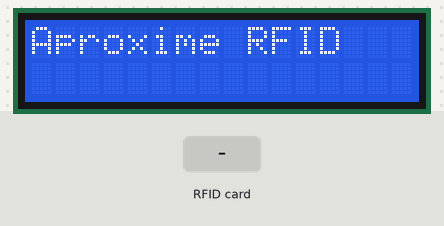
This sketch was run on a simulated Arduino Uno, built with avr-gcc and run on an emulated ATmega328P. Shown: 16×2 character LCD. Inputs (shaded band) come from the test bench. Random numbers use the default seed unless the sketch sets one; what the sketch prints to the serial monitor is not drawn.

Above: at 1.2 s.
1.3 s: RFID card 43 9A 20 00 held to the reader
At 2.2 s:
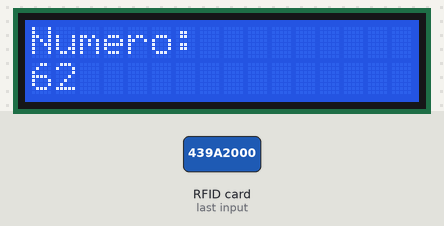
2.8 s: RFID card 5E 7A 19 C4 held to the reader
At 4.6 s:
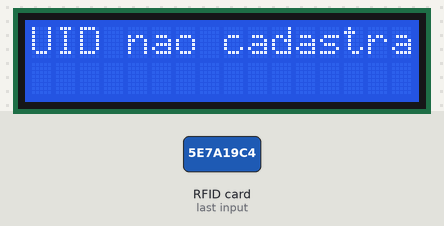
5.8 s: RFID card 4C 9D 1F 00 held to the reader
At 7.2 s:
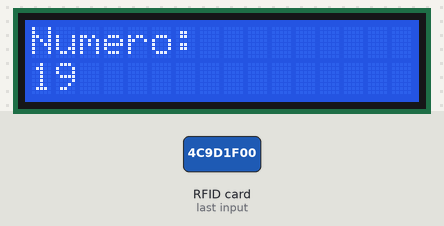
7.8 s: RFID card 66 B9 16 00 held to the reader
At 10.5 s:
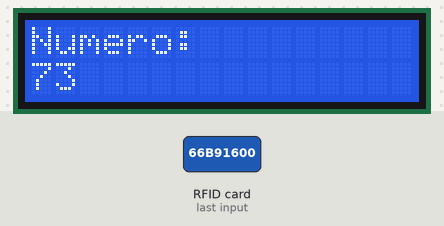
Timing chart, 0 to 12.0 s (numbered marks = the images above; inputs shaded):
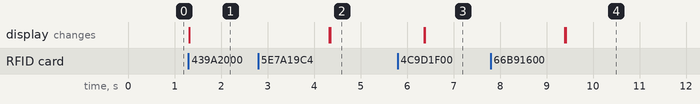

Measured:
- after the input at 1.3 s, the display: changes at once (image 1)

The sketch:

lerCartao.ino
```cpp
#include <Wire.h>
#include <LiquidCrystal_I2C.h>
#include <Adafruit_PN532.h>

// Inicialização do LCD
LiquidCrystal_I2C lcd(0x27, 16, 2);

// Inicialização do leitor PN532 via I2C
Adafruit_PN532 nfc(2, 3, &Wire);

// Listas de UIDs para cada cor (exemplo, substitua pelos reais)
String uidsCinza[] = {"439A2000", "4C9D1F00", "66B91600", "24352000", "F2531F00", "6BCF1400", "360C1200", "9CCF1400", "4DD7200", "13EB1F00", "BD411000", "2A691100", "B4311000", "EC292100", "553C2000", "2CAB0F00", "B6381000", "675F2200", "BCB51500"};
String uidsAmarelo[] = {"CB021000", "D3E5D427", "23661400", "61D51F00", "91E44100", "45E90F00", "BD1E1000", "BE4B2100", "23CDAE27", "5E081100"};
String uidsVermelho[] = {"55031000", "BD341000", "E1BD1500", "B7C00F00", "76041200", "92E42000", "73172000", "03101700", "479A1100", "43E3D2E3", "FC482000", "8C902100", "73202100", "117C2000", "D9502100", "5C621400", "5C621400", "CC1B2000", "913E2000", "F5A62100", "CE802000"};

// Função para verificar se UID está na lista
bool estaNaLista(String uid, String lista[], int tamanho) {
  for (int i = 0; i < tamanho; i++) {
    if (lista[i] == uid) {
      return true;
    }
  }
  return false;
}

void setup() {
  Serial.begin(9600);
  lcd.init();
  lcd.backlight();

  nfc.begin();
  uint32_t versiondata = nfc.getFirmwareVersion();
  if (!versiondata) {
    Serial.println("Não foi possível encontrar o PN532");
    while (1);
  }
  nfc.SAMConfig();

  lcd.print("Aproxime RFID");
}

void loop() {
  uint8_t uid[7];
  uint8_t uidLength;

  if (nfc.readPassiveTargetID(PN532_MIFARE_ISO14443A, uid, &uidLength)) {

    // Converter UID para String
    String uidString = "";
    for (uint8_t i = 0; i < uidLength; i++) {
      if (uid[i] < 0x10) uidString += "0";
      uidString += String(uid[i], HEX);
    }
    uidString.toUpperCase();

    Serial.print("UID detectado: ");
    Serial.println(uidString);

    int numeroAleatorio = 0;

    if (estaNaLista(uidString, uidsCinza, sizeof(uidsCinza) / sizeof(uidsCinza[0]))) {
      numeroAleatorio = random(0, 85);
    } else if (estaNaLista(uidString, uidsAmarelo, sizeof(uidsAmarelo) / sizeof(uidsAmarelo[0]))) {
      numeroAleatorio = random(85, 119);
    } else if (estaNaLista(uidString, uidsVermelho, sizeof(uidsVermelho) / sizeof(uidsVermelho[0]))) {
      numeroAleatorio = random(119, 156);
    } else {
      lcd.clear();
      lcd.print("UID nao cadastrado");
      delay(2000);
      lcd.clear();
      lcd.print("Aproxime RFID");
      return;
    }

    lcd.clear();
    lcd.setCursor(0, 0);
    lcd.print("Numero:");
    lcd.setCursor(0, 1);
    lcd.print(numeroAleatorio);

    delay(3000);

    lcd.clear();
    lcd.print("Aproxime RFID");
  }
}
```
